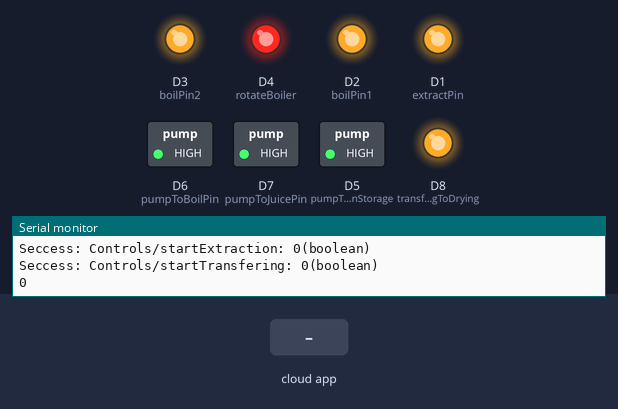
The sketch below on a simulated ESP8266 (NodeMCU). On the bench: switched loads named in the sketch (green lamp = pin HIGH), output pins drawn as LEDs (lit = HIGH), the last lines printed to the serial monitor. The test bench sets the inputs (shaded band). WiFi joins after 1.5 s; servers stay silent unless stated; the Firebase database answers and starts empty; pins used as bus, display or sensor lines are not drawn.

Above: at 2.7 s.
2.8 s: the phone or cloud app sets extract to 1
At 3.5 s:
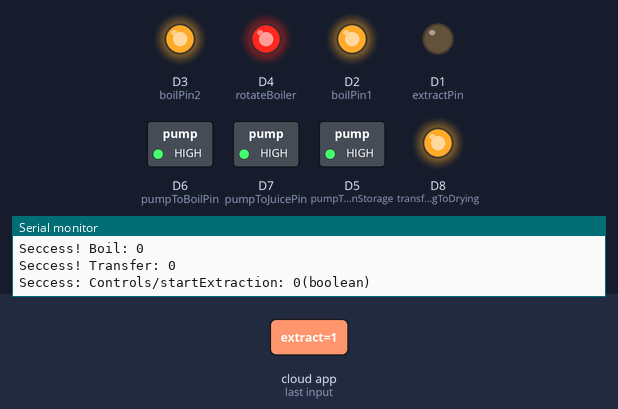
4.5 s: the phone or cloud app sets startTransfering to 1
At 5.6 s:
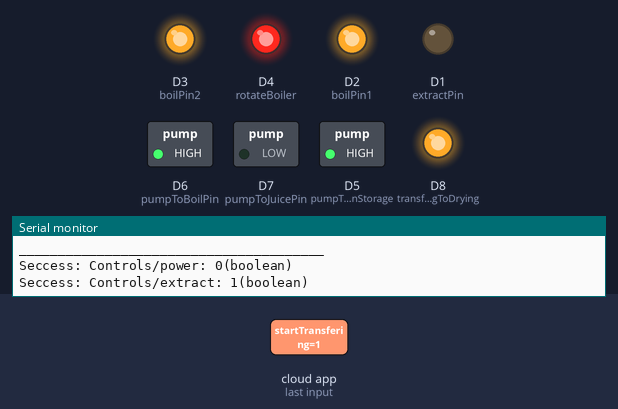
6.3 s: the phone or cloud app sets filtered to 1
At 7.0 s:
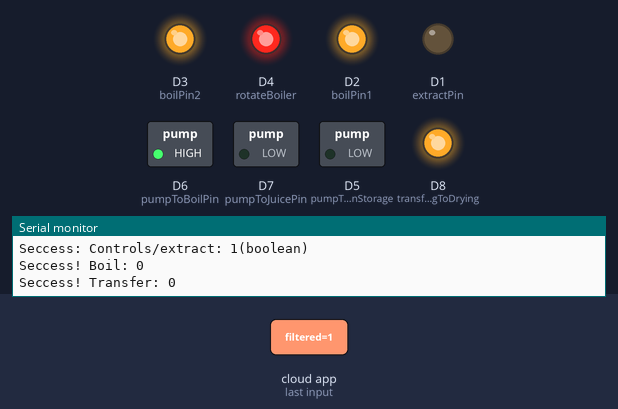
7.8 s: the phone or cloud app sets extract to 0
At 8.9 s:
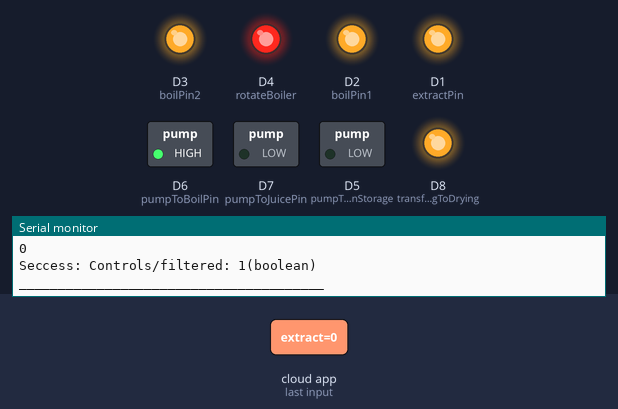
9.4 s: the phone or cloud app sets startTransfering to 0
At 10.9 s:
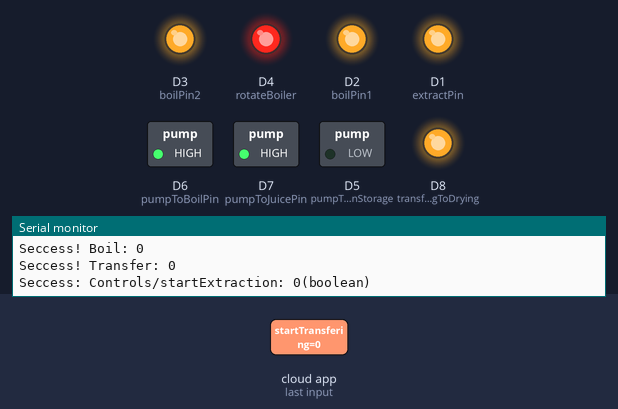
11.2 s: the phone or cloud app sets extract to 1
At 12.6 s:
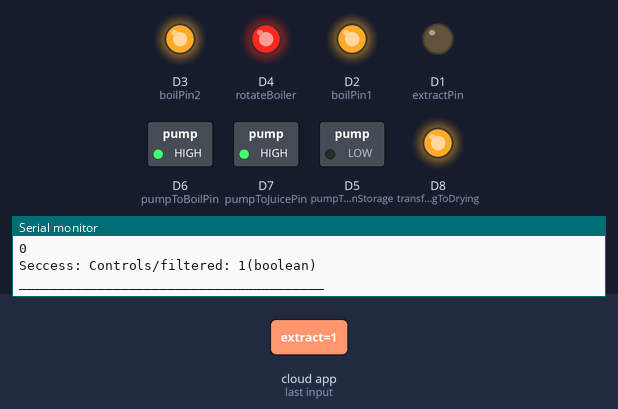
Timing chart, 0 to 14.0 s (numbered marks = the images above; inputs shaded):
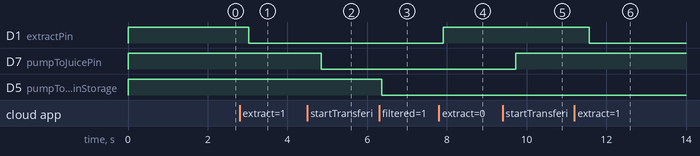

Measured:
- after the input at 2.8 s, D1 (extractPin): HIGH → LOW after 0.23 s
- after the input at 4.5 s, D7 (pumpToJuicePin): HIGH → LOW after 0.35 s
- after the input at 6.3 s, D5 (pumpToMainStorage): HIGH → LOW after 0.07 s
- after the input at 7.8 s, D1 (extractPin): LOW → HIGH after 0.11 s
- after the input at 9.4 s, D7 (pumpToJuicePin): LOW → HIGH after 0.33 s
- after the input at 11.2 s, D1 (extractPin): HIGH → LOW after 0.37 s

The sketch:

esr-arduino-code.ino
```cpp
#include <Wire.h>
#include <Arduino.h>
#include <ESP8266WiFi.h>
#include <Firebase_ESP_Client.h>
#include "addons/TokenHelper.h"
#include "addons/RTDBHelper.h"
#include <Servo.h>

#define powerPin D0
#define extractPin D1
#define boilPin1 D2
#define boilPin2 D3
#define rotateBoiler D4
#define pumpToMainStorage D5
#define pumpToBoilPin D6
#define pumpToJuicePin D7
#define transferingToDrying D8

#define WIFI_SSID "betlog"
#define WIFI_PASSWORD "dandineee"

#define API_KEY "AIzaSyDIUvTegr1EgYJ9qgw7lqKSV2UoG75HKRk"
#define DATABASE_URL "e-sugar-rush-default-rtdb.firebaseio.com/"

FirebaseData fbdo;
FirebaseAuth auth;
FirebaseConfig config;

bool signupOK = false;
int boilSize = 0;
int transferSize = 0;


unsigned long sendDataPrevMillis = 0;

void setup() {
  pinMode(powerPin, OUTPUT);
  pinMode(extractPin, OUTPUT);
  pinMode(boilPin1, OUTPUT);
  pinMode(boilPin2, OUTPUT);
  pinMode(pumpToBoilPin, OUTPUT);
  pinMode(pumpToMainStorage, OUTPUT);
  pinMode(pumpToJuicePin, OUTPUT);
  pinMode(rotateBoiler, OUTPUT);
  pinMode(transferingToDrying, OUTPUT);
  digitalWrite(powerPin, HIGH);
  digitalWrite(extractPin, HIGH);
  digitalWrite(boilPin1, HIGH);
  digitalWrite(boilPin2, HIGH);
  digitalWrite(pumpToBoilPin, HIGH);
  digitalWrite(pumpToMainStorage, HIGH);
  digitalWrite(pumpToJuicePin, HIGH);
  digitalWrite(rotateBoiler, HIGH);
  digitalWrite(transferingToDrying, HIGH);
  Serial.begin(9600);
  WiFi.begin(WIFI_SSID, WIFI_PASSWORD);
  Serial.print("Connecting to Wi-Fi");
  while (WiFi.status() != WL_CONNECTED) {
    Serial.print(".");
    delay(300);
  }
  Serial.println();
  Serial.print("Connected with IP: ");
  Serial.println(WiFi.localIP());
  Serial.println();

  config.api_key = API_KEY;
  config.database_url = DATABASE_URL;

  if (Firebase.signUp(&config, &auth, "", "")) {
    Serial.println("Firebase connection successful");
    signupOK = true;
  } else {
    Serial.printf("Firebase sign-up error: %s\n", config.signer.signupError.message.c_str());
  }

  config.token_status_callback = tokenStatusCallback;
  Firebase.begin(&config, &auth);
  Firebase.reconnectWiFi(true);
}

void emergencyCallback(bool isEmergency) {
  if (isEmergency){
    digitalWrite(powerPin, HIGH);
    digitalWrite(extractPin, HIGH);
    digitalWrite(boilPin1, HIGH);
    digitalWrite(boilPin2, HIGH);
    digitalWrite(pumpToBoilPin, HIGH);
    digitalWrite(pumpToMainStorage, HIGH);
    digitalWrite(pumpToJuicePin, HIGH);
    digitalWrite(rotateBoiler, HIGH);
    digitalWrite(transferingToDrying, HIGH);
    Firebase.RTDB.setBool(&fbdo, "Controls/boil", false);
    Firebase.RTDB.setBool(&fbdo, "Controls/dry", false);
    Firebase.RTDB.setBool(&fbdo, "Controls/extract", false);
    Firebase.RTDB.setBool(&fbdo, "Controls/filtered", false);
    Firebase.RTDB.setBool(&fbdo, "Controls/power", false);
    Firebase.RTDB.setBool(&fbdo, "Controls/startExtraction", false);
    Firebase.RTDB.setBool(&fbdo, "Controls/startTransfering", false);
    Firebase.RTDB.setBool(&fbdo, "Pass/isCooking", false);
    Firebase.RTDB.setBool(&fbdo, "Pass/isDrying", false);
    Firebase.RTDB.setBool(&fbdo, "Pass/pulvorizer", false);
    Firebase.RTDB.setBool(&fbdo, "Pass/isDrying", false);
    Firebase.RTDB.setBool(&fbdo, "Pass/transferToDrying", false);
    Firebase.RTDB.setBool(&fbdo, "Pass/transferToPulvorizer", false);
    Firebase.RTDB.setBool(&fbdo, "Emergency/button", true);
    Firebase.RTDB.setBool(&fbdo, "Emergency/button", false);
  }
}


void pumpToBoiler(int boilSizeValue, bool isExtractionStart) {
  if (boilSizeValue != 0 && isExtractionStart){
      int transferingTime = 50000 * boilSizeValue;
      int cookingTime = 10000 * boilSizeValue;
      digitalWrite(pumpToBoilPin, LOW);
      digitalWrite(transferingToDrying, HIGH);
      Serial.println("Pump to Boiler is working...");
      Firebase.RTDB.setInt(&fbdo, "Timer/juiceToBoiler", transferingTime);
      delay(transferingTime);
      digitalWrite(pumpToBoilPin, HIGH);
      Firebase.RTDB.setBool(&fbdo, "Controls/startExtraction", false);
      Serial.println("Pump to Boiler is STOP...");
      Firebase.RTDB.setInt(&fbdo, "Timer/cooking", cookingTime);
      Firebase.RTDB.setBool(&fbdo, "Pass/isCooking", true);
      digitalWrite(rotateBoiler, LOW);
      digitalWrite(boilPin1, LOW);
      digitalWrite(boilPin2, LOW);
      Serial.println("Boiler is working...");
      delay(cookingTime);
      Firebase.RTDB.setBool(&fbdo, "Pass/isCooking", false);
      digitalWrite(rotateBoiler, HIGH);
      digitalWrite(boilPin1, HIGH);
      digitalWrite(boilPin2, HIGH);
      Serial.println("Boiler is stop...");
      Firebase.RTDB.setBool(&fbdo, "Pass/transferToDrying", true);
      digitalWrite(transferingToDrying, LOW);
      Serial.println("Transfering to Drying...");
      delay(90000 * boilSizeValue);
      Serial.println("Transfering to drying is stop...");
      digitalWrite(transferingToDrying, HIGH);
      Firebase.RTDB.setBool(&fbdo, "Pass/transferToDrying", false);
      Firebase.RTDB.setBool(&fbdo, "Pass/isDrying", true);
    }
}

void pumpToJuiceStorage(int transferSizeValue, bool isTransferingStart) {
   if (transferSizeValue != 0 && isTransferingStart){
      digitalWrite(pumpToJuicePin, LOW);
      Serial.println("Pump to juice storage is working...");
      int time = 40000 * transferSizeValue;
      Firebase.RTDB.setInt(&fbdo, "Timer/juiceToJuiceStorage", time);
      delay(time);
      digitalWrite(pumpToJuicePin, HIGH);
      Firebase.RTDB.setBool(&fbdo, "Controls/startTransfering", false);
      Serial.println("Pump to Juice Storage is STOP...");
    }
}


void pumpToMainStorageMethod() {
  if (Firebase.RTDB.getBool(&fbdo, "Controls/filtered")) {
      if (fbdo.dataType() == "boolean"){
        bool pumpToMainStorageStr = fbdo.boolData();
        Serial.println("Seccess: " + fbdo.dataPath() + ": " + pumpToMainStorageStr + "(" + fbdo.dataType() + ")");
        bool value = (pumpToMainStorageStr == false) ? HIGH : LOW;
        digitalWrite(pumpToMainStorage, value);
    }

    } else {
      Serial.println("Failed to read Auto: " + fbdo.errorReason());
    }
}

void loop() {
  if (Firebase.ready() && signupOK && (millis() - sendDataPrevMillis > 500 || sendDataPrevMillis == 0)) {
    sendDataPrevMillis = millis();

    int boilSizeValue;
    bool isExtractionStart;
    int transferSizeValue;
    bool isTransferingStart;
    bool isEmergency;

    if (Firebase.RTDB.getBool(&fbdo, "Controls/power")) {
      if (fbdo.dataType() == "boolean"){
      bool powerStateStr = fbdo.boolData();
      Serial.println("Seccess: " + fbdo.dataPath() + ": " + powerStateStr + "(" + fbdo.dataType() + ")");
      bool powerState = (powerStateStr == false) ? HIGH : LOW;
      digitalWrite(powerPin, powerState);
      }

    } else {
      Serial.println("Failed to read Auto: " + fbdo.errorReason());
    }

    if (Firebase.RTDB.getBool(&fbdo, "Controls/extract")) {
      if (fbdo.dataType() == "boolean"){
        bool extractStateStr = fbdo.boolData();
        Serial.println("Seccess: " + fbdo.dataPath() + ": " + extractStateStr + "(" + fbdo.dataType() + ")");
        bool extractState = (extractStateStr == false) ? HIGH : LOW;
        digitalWrite(extractPin, extractState);
    }

    } else {
      Serial.println("Failed to read Auto: " + fbdo.errorReason());
    }
    if (Firebase.RTDB.getInt(&fbdo, "Sizes/boilSize")) {
          boilSize = fbdo.intData();
          Serial.print("Seccess! Boil: ");
          Serial.println(boilSize);
          boilSizeValue = boilSize;

    } else {
        Serial.println("Failed to read Auto: " + fbdo.errorReason());
    }
    if (Firebase.RTDB.getInt(&fbdo, "Sizes/transferSize")) {
          transferSize = fbdo.intData();
          Serial.print("Seccess! Transfer: ");
          Serial.println(transferSize);
          transferSizeValue = transferSize;

    } else {
        Serial.println("Failed to read Auto: " + fbdo.errorReason());
    }

    if (Firebase.RTDB.getBool(&fbdo, "Controls/startExtraction")) {
      if (fbdo.dataType() == "boolean"){
          bool startExtractionStateStr = fbdo.boolData();
          Serial.println("Seccess: " + fbdo.dataPath() + ": " + startExtractionStateStr + "(" + fbdo.dataType() + ")");
          // bool startExtractionState = (startExtractionStateStr == false) ? HIGH : LOW;
          // digitalWrite(pumpToBoilPin, startExtractionState);
          isExtractionStart = startExtractionStateStr;
      }
    } else {
        Serial.println("Failed to read Auto: " + fbdo.errorReason());
    }
    if (Firebase.RTDB.getBool(&fbdo, "Controls/startTransfering")) {
      if (fbdo.dataType() == "boolean"){
          bool startTransferingStateStr = fbdo.boolData();
          Serial.println("Seccess: " + fbdo.dataPath() + ": " + startTransferingStateStr + "(" + fbdo.dataType() + ")");
          bool startTransferingState = (startTransferingStateStr == false) ? HIGH : LOW;
          digitalWrite(pumpToJuicePin, startTransferingState);
          isTransferingStart = startTransferingStateStr;
      }
    } else {
        Serial.println("Failed to read Auto: " + fbdo.errorReason());
    }
    if (Firebase.RTDB.getBool(&fbdo, "Emergency/button")) {
          bool emergencyValue = fbdo.boolData();
          Serial.println(emergencyValue);
          isEmergency = emergencyValue;
    } else {
        Serial.println("Failed to read Auto: " + fbdo.errorReason());
    }

      pumpToBoiler(boilSizeValue, isExtractionStart);
      pumpToJuiceStorage(transferSizeValue,isTransferingStart );
      pumpToMainStorageMethod();
      emergencyCallback(isEmergency);


    Serial.println("_______________________________________");
  }
}
```
